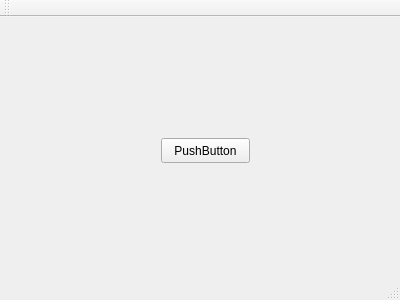
<?xml version="1.0" encoding="UTF-8"?>
<ui version="4.0">
 <class>MainWindow</class>
 <widget class="QMainWindow" name="MainWindow">
  <property name="geometry">
   <rect>
    <x>0</x>
    <y>0</y>
    <width>400</width>
    <height>300</height>
   </rect>
  </property>
  <property name="windowTitle">
   <string>MainWindow</string>
  </property>
  <widget class="QWidget" name="centralWidget">
   <layout class="QVBoxLayout" name="verticalLayout">
    <item>
     <widget class="CustomViewFinderWidget" name="widget_output" native="true">
      <widget class="QPushButton" name="pushButton">
       <property name="geometry">
        <rect>
         <x>150</x>
         <y>110</y>
         <width>89</width>
         <height>25</height>
        </rect>
       </property>
       <property name="text">
        <string>PushButton</string>
       </property>
      </widget>
     </widget>
    </item>
   </layout>
  </widget>
  <widget class="QMenuBar" name="menuBar">
   <property name="geometry">
    <rect>
     <x>0</x>
     <y>0</y>
     <width>400</width>
     <height>22</height>
    </rect>
   </property>
  </widget>
  <widget class="QToolBar" name="mainToolBar">
   <attribute name="toolBarArea">
    <enum>TopToolBarArea</enum>
   </attribute>
   <attribute name="toolBarBreak">
    <bool>false</bool>
   </attribute>
  </widget>
  <widget class="QStatusBar" name="statusBar"/>
 </widget>
 <layoutdefault spacing="6" margin="11"/>
 <customwidgets>
  <customwidget>
   <class>CustomViewFinderWidget</class>
   <extends>QWidget</extends>
   <header>customviewfinderwidget.h</header>
   <container>1</container>
  </customwidget>
 </customwidgets>
 <resources/>
 <connections/>
</ui>
